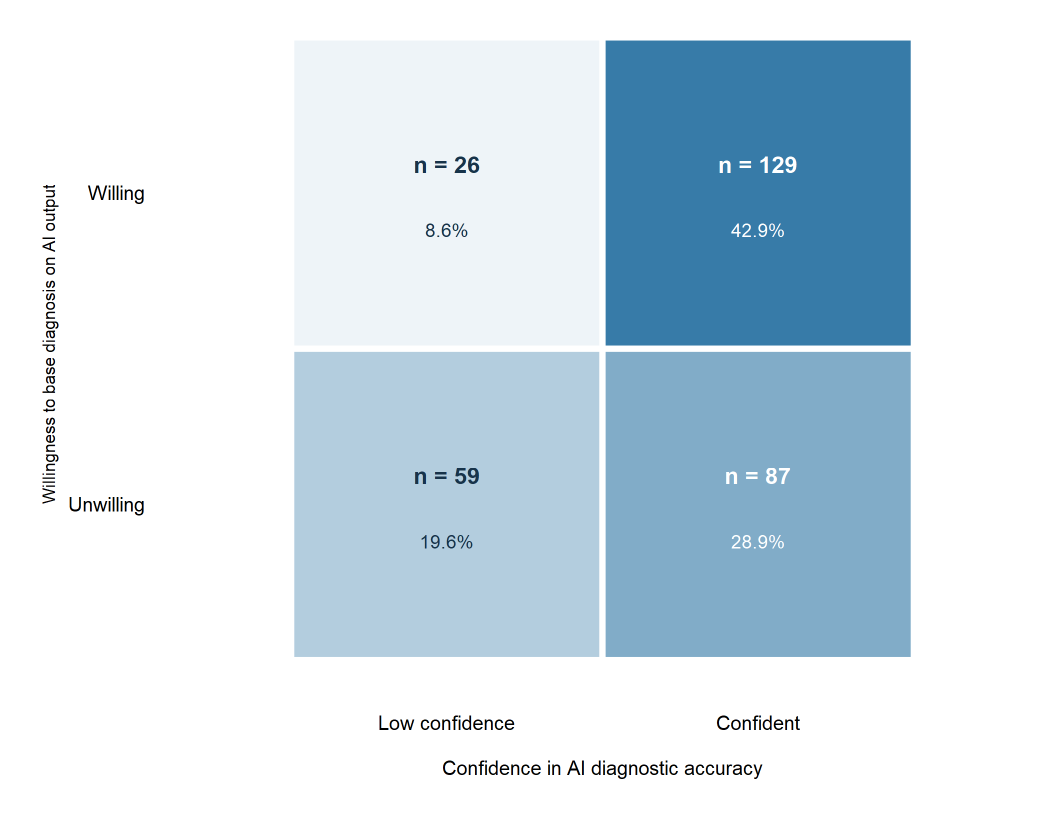
#> input picture figures/Fig1.tif, 2100 x 1650 px, found by its file name (shown at 1/2 size)
$ python build_dags.py
#> lines starting #> are read from the running program, lines starting #| are printed output that depends on the picture
"""Draw two alternative causal hypotheses; neither is identified by the survey."""

from pathlib import Path
from PIL import Image, ImageDraw, ImageFont
import math
import sys
import PIL

ROOT = Path(sys.argv[1] if len(sys.argv) > 1 else Path(__file__).resolve().parent / "results")
ROOT.mkdir(parents=True, exist_ok=True)
def font_path(bold=False):
#> called with bold = False
    pairs = [("C:/Windows/Fonts/arial.ttf", "C:/Windows/Fonts/arialbd.ttf"),
             ("/usr/share/fonts/truetype/liberation2/LiberationSans-Regular.ttf", "/usr/share/fonts/truetype/liberation2/LiberationSans-Bold.ttf"),
             ("/usr/share/fonts/truetype/dejavu/DejaVuSans.ttf", "/usr/share/fonts/truetype/dejavu/DejaVuSans-Bold.ttf"),
             ("/System/Library/Fonts/Supplemental/Arial.ttf", "/System/Library/Fonts/Supplemental/Arial Bold.ttf")]
    for pair in pairs:
        if Path(pair[int(bold)]).exists():
            return pair[int(bold)]
    raise RuntimeError("Install Arial, Liberation Sans or DejaVu Sans to render the DAG labels")
FONT = ImageFont.truetype(font_path(), 29)
FONT_BOLD = ImageFont.truetype(font_path(True), 31)
SMALL = ImageFont.truetype(font_path(), 25)

NODES = {
    "C": (80, 80, 470, 200, "Recorded attributes\nage, gender, setting,\nspecialty", "#E9EFF6"),
    "E": (80, 360, 470, 480, "Unmeasured prior AI\ninterest and trust", "#FCECEC"),
    "A": (590, 80, 1000, 200, "Pre-use tool access\n(not directly measured)", "#FCECEC"),
    "U": (590, 360, 1000, 480, "Clinical tool use\n(underlying behavior)", "#FCECEC"),
    "Y": (1110, 360, 1520, 480, "Willingness to base\ndiagnosis on AI", "#DBEBF9"),
    "M": (590, 670, 1000, 790, "Self-reported tool use\n(digital tools and AI)", "#DBEBF9"),
    "S": (1110, 670, 1520, 790, "Survey inclusion\n(sample conditioned)", "#F1F3F5"),
}


def arrow(draw, pts, color="#31648B", width=5):
    draw.line(pts, fill=color, width=width, joint="curve")
    x0, y0 = pts[-2]
    x1, y1 = pts[-1]
    a = math.atan2(y1 - y0, x1 - x0)
    size = 18
    wing = 0.55
    p1 = (x1 - size * math.cos(a - wing), y1 - size * math.sin(a - wing))
    p2 = (x1 - size * math.cos(a + wing), y1 - size * math.sin(a + wing))
    draw.polygon([(x1, y1), p1, p2], fill=color)


def make(reverse=False):
#> called with reverse = False
    img = Image.new("RGB", (1600, 900), "#FFFFFF")
#> img: PIL image 1600x900 RGB; every value is 255
    d = ImageDraw.Draw(img)
    title = "DAG B   willingness may precede tool use" if reverse else "DAG A   tool use may precede willingness"
    d.text((80, 12), title, font=FONT_BOLD, fill="#152737")
    # Shared pathways, drawn before nodes so arrow shafts never obscure labels.
    arrow(d, [(470, 140), (590, 140)])  # measured context -> access
    arrow(d, [(440, 200), (590, 390)])  # measured context -> use
    arrow(d, [(270, 200), (270, 270), (1315, 270), (1315, 360)])  # context -> willingness
    arrow(d, [(795, 200), (795, 360)])  # access -> use
    arrow(d, [(470, 420), (590, 420)], color="#B34E4E")  # interest -> use
    arrow(d, [(470, 380), (520, 315), (1315, 315), (1315, 360)], color="#B34E4E")
    arrow(d, [(270, 480), (270, 835), (1315, 835), (1315, 790)], color="#B34E4E")
    if reverse:
        arrow(d, [(1110, 420), (1000, 420)], color="#0A7894", width=7)
    else:
        arrow(d, [(1000, 420), (1110, 420)], color="#0A7894", width=7)
    arrow(d, [(795, 480), (795, 670)])  # true use -> recorded use
    arrow(d, [(980, 480), (1070, 610), (1110, 700)])  # use -> selection
    arrow(d, [(1315, 480), (1315, 670)])  # willingness -> selection
    for key, (x0, y0, x1, y1, label, fill) in NODES.items():
        border = "#B34E4E" if key in {"E", "A", "U"} else "#678198"
        d.rounded_rectangle((x0, y0, x1, y1), radius=18, fill=fill, outline=border, width=3)
        bbox = d.multiline_textbbox((0, 0), label, font=FONT, spacing=4, align="center")
        tw, th = bbox[2] - bbox[0], bbox[3] - bbox[1]
        d.multiline_text((x0 + (x1-x0-tw)/2, y0 + (y1-y0-th)/2 - 3), label,
                         font=FONT, fill="#172B3B", spacing=4, align="center")
#> this loop made 7 passes
#> (bbox, tw, th) on passes 1 to 7: ((0, 5, 303, 95), 303, 90), ((0, 5, 299, 58), 299, 53), ((0, 5, 342, 64), 342, 59), ((0, 5, 314, 64), 314, 59), ((0, 5, 280, 64), 280, 59), ((0, 5, 313, 64), 313, 59), ((0, 5, 308, 64), 308, 59)
    d.text((80, 850), "Red: unmeasured constructs. Teal: alternative temporal ordering. See Tables 4 and 5.",
           font=SMALL, fill="#425466")
    path = ROOT / ("DAG_B.png" if reverse else "DAG_A.png")
    img.save(path, optimize=True)
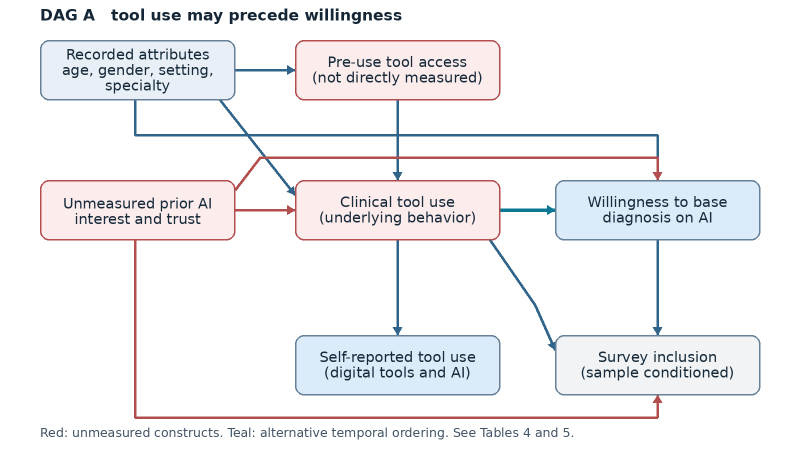
#> saved as DAG_A.png: PIL image 1600x900 RGB (shown at 1/2 size); mean R, G, B 241.4, 240.8, 242.9
    print(path)


make(False)
make(True)
#> call 2 of make, with reverse = True
#> the loop in make (call 2), `for key, (x0, y0, x1, y1, label, fill) in NODES.items():` made 7 passes
#> in make (call 2), `img.save(path, optimize=True)`:
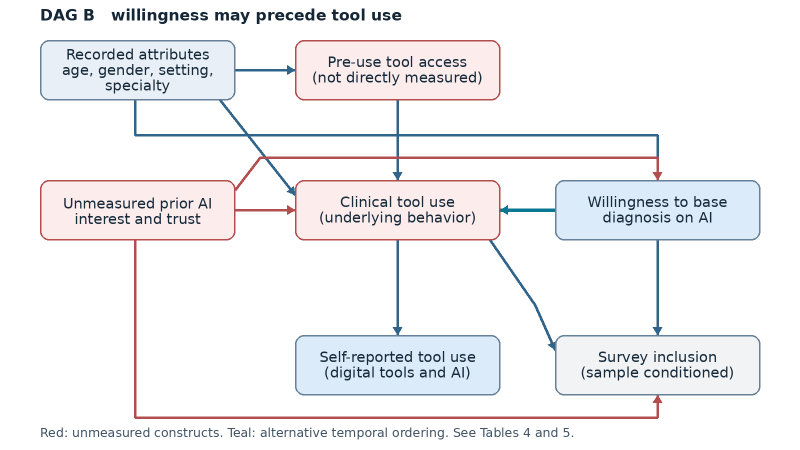
#> saved as DAG_B.png: PIL image 1600x900 RGB (shown at 1/2 size); mean R, G, B 241.3, 240.8, 242.9
top = Image.open(ROOT / "DAG_A.png")
bottom = Image.open(ROOT / "DAG_B.png")
combined = Image.new("RGB", (1600, 1800), "white")
#> combined: PIL image 1600x1800 RGB; every value is 255
combined.paste(top, (0, 0))
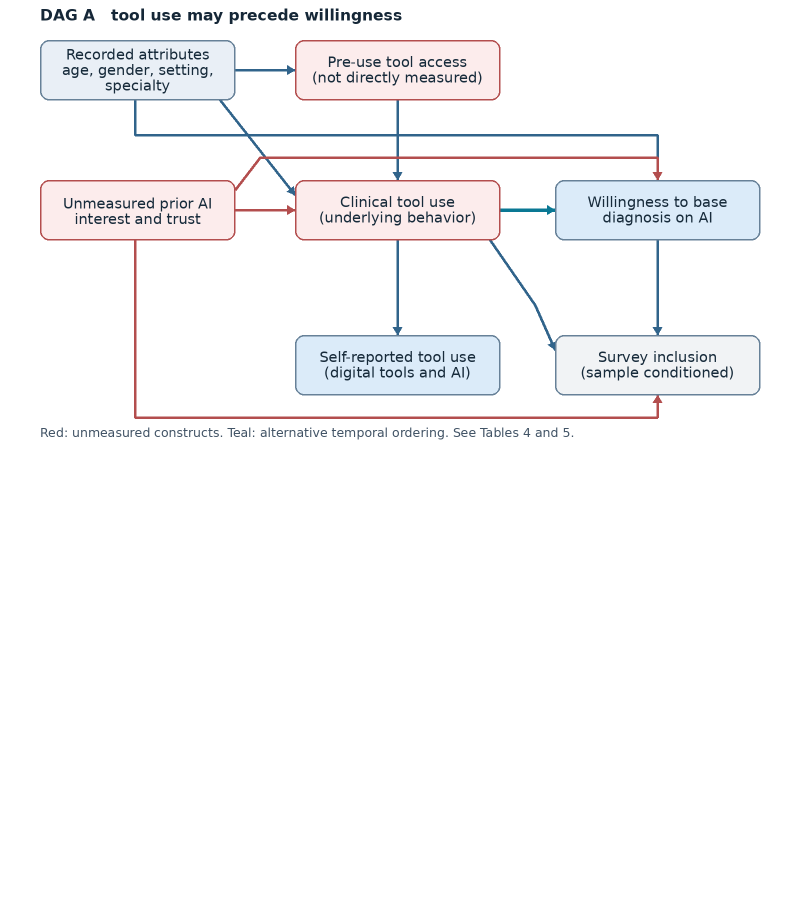
#> combined: PIL image 1600x1800 RGB (shown at 1/2 size); mean R, G, B 248.2, 247.9, 248.9
combined.paste(bottom, (0, 900))
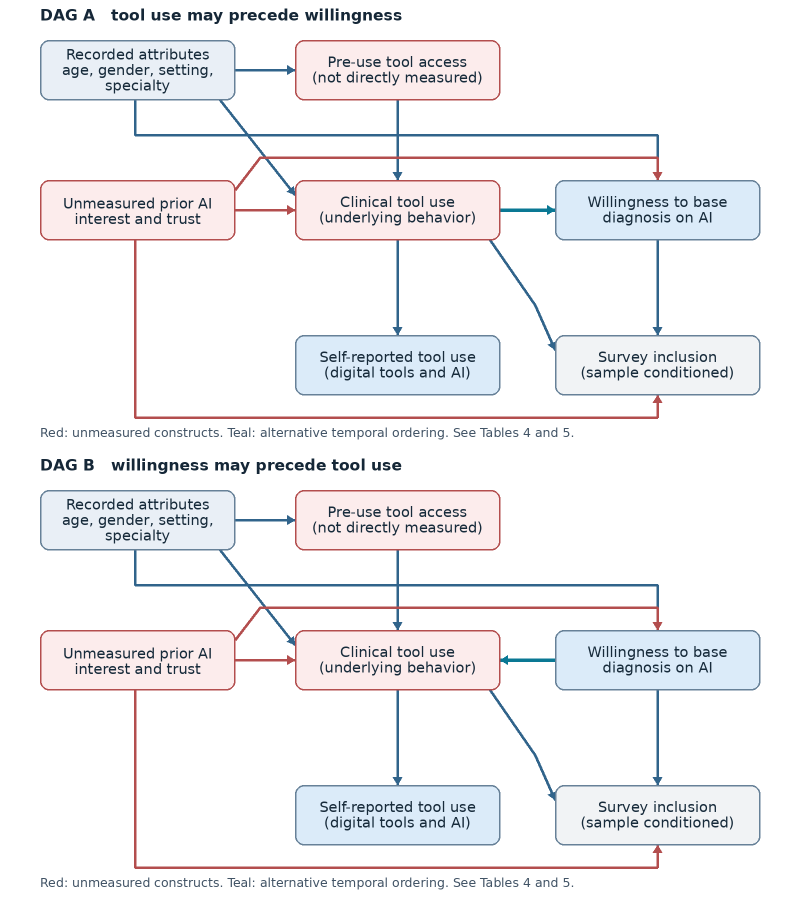
#> combined: PIL image 1600x1800 RGB (shown at 1/2 size); mean R, G, B 241.4, 240.8, 242.9
supplement = ROOT / "S2_fig.png"
combined.save(supplement, dpi=(300, 300), optimize=True)
print(supplement)

(ROOT / "python_environment.txt").write_text("Python " + sys.version + "\nPillow " + PIL.__version__ + "\nFont " + font_path() + "\n", encoding="utf-8")

# Browser-friendly copy of the TIFF; pixels and labels are unchanged.
if (ROOT / "Fig1.tif").exists():
    with Image.open(ROOT / "Fig1.tif") as figure:
#> figure is the input picture: PIL image 2100x1650 RGB; mean R, G, B 208.8, 224.1, 234.2
        figure.save(ROOT / "Fig1.png", dpi=(300, 300), optimize=True)
